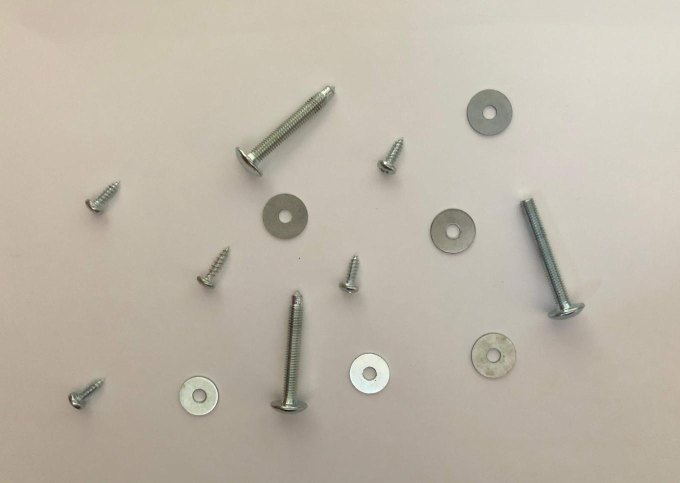
%> input picture Assignment_Input/IMG_07.jpg, 1360 x 966 px (shown at 1/2 size)
$ octave Task5to6.m   (GNU Octave 9; MATLAB toolbox functions it lacks are replaced by stand-ins)
%> lines starting %> are read from the running program, lines starting %| are printed output that depends on the picture; in (x1, y1, x2, y2) boxes, pixels count from 0 and x2, y2 are one past the last pixel; in counts of white or black regions, pixels touching at a corner belong together; the program's own positions count from 1
### Assignment_Input/myPicture_Resize.m
%This is an edited version of [7]
function ResizePicture = myPicture_Resize(Picture, A, B)
[Height, Width] = size(Picture);
ResizePicture = zeros(round(Height * A), round(Width * B));
rotation = [A 0 0; 0 B 0; 0 0 1];

for i = 1 : Height * A
    for j = 1 : Width * B
        pixel = [i j 1] / rotation;
        Bfloat = pixel(1) - floor(pixel(1));
        Afloat = pixel(2) - floor(pixel(2));
        if pixel(1) < 1
            pixel(1) = 1;
        end

        if pixel(1) > Height
            pixel(1) = Height;
        end

        if pixel(2) < 1
            pixel(2) = 1;
        end

        if pixel(2) > Width
            pixel(2) = Width;
        end

        left_top_pixel = [floor(pixel(1)) floor(pixel(2))];
        right_top_pixel = [floor(pixel(1)) ceil(pixel(2))];
        left_bottom_pixel = [ceil(pixel(1)) floor(pixel(2))];
        right_bottom_pixel = [ceil(pixel(1)) ceil(pixel(2))];

        left_top_int = (1 - Bfloat) * (1 - Afloat);
        right_top_int = Bfloat * (1 - Afloat);
        left_bottom_int = (1 - Bfloat) * Afloat;
        right_bottom_int = (Bfloat * Afloat);

        ResizePicture(i,j) = left_top_int * Picture(left_top_pixel(1), left_top_pixel(2)) + ...
            right_top_int * Picture(right_top_pixel(1), right_top_pixel(2)) + ...
            left_bottom_int * Picture(left_bottom_pixel(1), left_bottom_pixel(2)) + ...
            right_bottom_int * Picture(right_bottom_pixel(1), right_bottom_pixel(2));
    end
end

ResizePicture = uint8(ResizePicture);

### Assignment_Input/Task5to6.m
%This is an edited version of [7]
%Task 5: Robust method
%Import Picture
RealPicture = imread('IMG_07.jpg');
%> RealPicture is the input picture: size 966x1360x3 uint8; mean R, G, B 189.7, 181.8, 168.4
mean = mean2(RealPicture);
%> mean = 180
s = std2(RealPicture);
%> s = 14.3
figure(12), imshow(RealPicture);
title('Import Picture');
title(['Mean is : ' num2str(mean),'   Standard Deviation is : ' num2str(s)]);

%Change picture to grayscale
GrayPicture = rgb2gray(RealPicture);
mean = mean2(GrayPicture);
%> mean = 182.7
s = std2(GrayPicture);
%> s = 12.54
figure(13), imshow(GrayPicture);
title('Greyscale Picture Change');
title(['Mean is : ' num2str(mean),'   Standard Deviation is : ' num2str(s)]);

%Rescale picture
RescalePicture = myPicture_Resize(GrayPicture, 0.5, 0.5);
%> after the loop in myPicture_Resize, `for i = 1 : Height * A`:
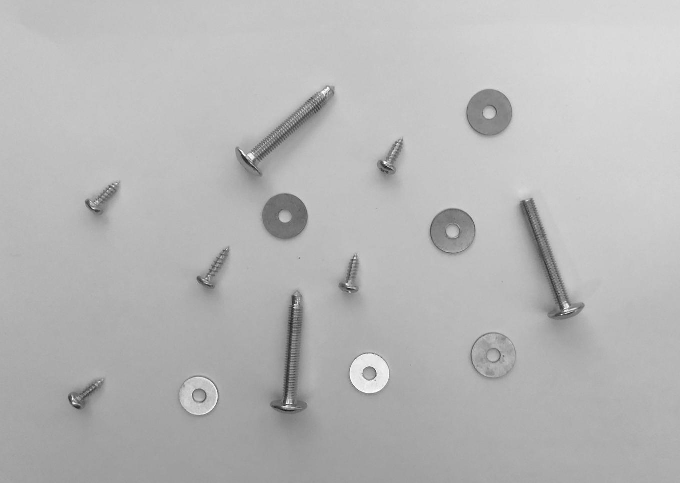
%> ResizePicture: size 483x680 double; min 18, max 255, mean 182.7
%> after the loop in myPicture_Resize, `for i = 1 : Height * A`: pixel = [966 1360 1]
mean = mean2(RescalePicture);
s = std2(RescalePicture);
%> s = 12.53
figure(14), imshow(RescalePicture);
title('Picture Greyscale Rescale');
title(['Mean is : ' num2str(mean),'   Standard Deviation is : ' num2str(s)]);

%Histogram before enhancing
HistogramPicture = RescalePicture(:,:,1);
figure(15), imhist(HistogramPicture);
title('Figure Histogram Plot');
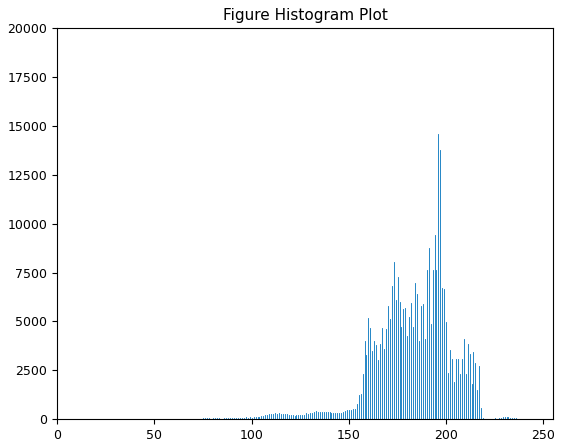
%> figure redrawn from the program's plot data; highest point at x = 196, y = 14594

%Picture enhancing before binarisation
EnhancementPicture = imadjust(RescalePicture);
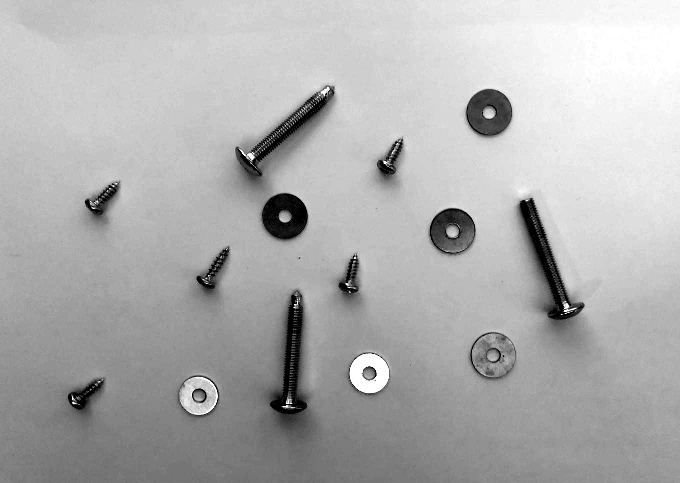
%> EnhancementPicture: size 483x680 uint8; min 0, max 255, mean 175
mean = mean2(EnhancementPicture);
%> mean = 175
s = std2(EnhancementPicture);
%> s = 29.18
figure(16), imshow(EnhancementPicture);
title('Picture Enhancement');
title(['Mean is : ' num2str(mean),'   Standard Deviation is : ' num2str(s)]);

%Histogram after enhancing
HistogramEnhancementPicture = EnhancementPicture(:,:,1);
figure(17), imhist(HistogramEnhancementPicture);
title('Enhancement Histogram');
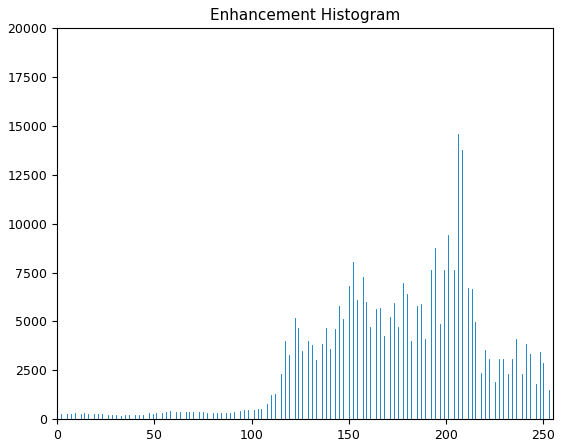
%> figure redrawn from the program's plot data; highest point at x = 206, y = 14594

%Picture Binarisation
BinaryPicture = imbinarize(EnhancementPicture, 0.26);
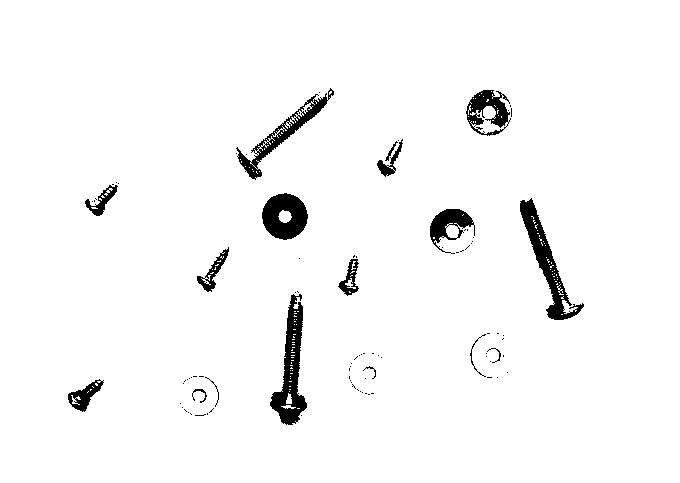
%> BinaryPicture: size 483x680 logical; 96.6% white; 92 black regions (75 under 20 px), largest, box (x1, y1, x2, y2) and area: (270, 294, 307, 425) 2076, (520, 198, 584, 320) 1909, (262, 193, 308, 240) 1516
mean = mean2(BinaryPicture);
%> mean = 0.966
%> (the run ends here)
